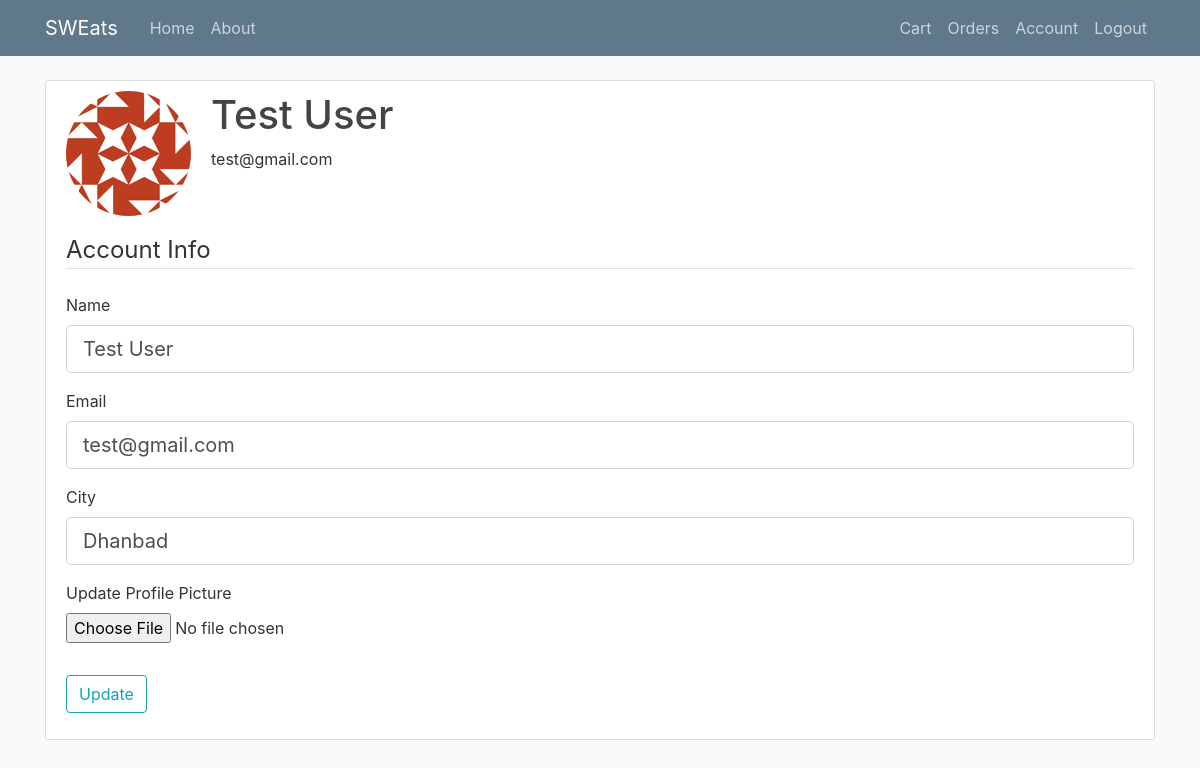
Screenshot of /account (signed in) with the database file from the repository.
### sweats/models.py (models this page shows, shortened)
class Customer(db.Model, UserMixin):
    __tablename__= 'customers'
    id = db.Column(db.Integer , primary_key=True)
    name = db.Column(db.String(20), nullable=False)
    email = db.Column(db.String(120), unique=True, nullable=False)
    password = db.Column(db.String(60), nullable=False)
    image_file = db.Column(db.String(20), nullable=False, default='default.png')
    city = db.Column(db.String(20), nullable=False)
    admin = db.Column(db.Boolean, nullable=False, default=False)
    orders = db.relationship('Order' , backref='owner' , lazy=True)
    cart_items = db.relationship('CartItem', backref='owner', lazy=True)

### sweats/routes/customer_routes.py (the view)
@app.route('/account', methods=['GET', 'POST'])
@login_required
def account():
    form = UpdateAccountForm()
    if form.validate_on_submit():
        if form.picture.data:
            if current_user.image_file != 'default.png':
                delete_old_picture(current_user.image_file, 'profile_pics')
            picture_file = save_picture(form.picture.data, "static/profile_pics", 125, 125)
            current_user.image_file = picture_file
        current_user.name = form.name.data
        current_user.email = form.email.data
        current_user.city = form.city.data
        db.session.commit()
        flash('Account updated successfully!', 'success')
        return redirect(url_for('account'))
    elif request.method == 'GET':
        form.name.data = current_user.name
        form.email.data = current_user.email
        form.city.data = current_user.city
    image_file = url_for('static', filename='profile_pics/' + current_user.image_file)
    return render_template('account.html', title='Account', image_file=image_file, form=form)

### sweats/forms.py (shortened to what this page needs)
class UpdateAccountForm(FlaskForm):
    name = StringField('Name', validators=[DataRequired(), Length(min=2, max=20)])
    email = StringField('Email', validators=[DataRequired(), Email()])
    city = StringField('City', validators=[DataRequired(), Length(min=2, max=20)])
    picture = FileField('Update Profile Picture', validators=[FileAllowed(['jpg','png'])])
    submit = SubmitField('Update')

### sweats/models.py (called while the page is built)
@login_manager.user_loader
def load_user(user_id):
    return Customer.query.get(int(user_id))

### sweats/templates/account.html (shortened to what this page needs)
{% extends "layout.html" %}
{% block content %}
    <div class="content-section">
        <div class="media">
            <img class="rounded-circle account-img" src="{{ image_file }}">
            <div class="media-body">
                <h2 class="account-heading">{{ current_user.name }}</h2>
                <p class="text-secondry">{{ current_user.email }}</p>
            </div>
        </div>
        <form method="POST" action="" enctype="multipart/form-data">
            <fieldset class="form-group">
                <legend class="border-bottom mb-4">Account Info</legend>
                <div class="form-group">
                    {{ form.name.label(class="form-control-label") }}
                    {% if form.name.errors %}
                        {{ form.name(class="form-control form-control-lg is-invalid") }}
                        <div class="invalid-feedback">
                            {% for error in form.name.errors %}
                                <span>{{ error }}</span>
                            {% endfor %}
                        </div>
                    {% else %}
                        {{ form.name(class="form-control form-control-lg") }}
                    {% endif %}
                </div>
                <div class="form-group">
                    {{ form.email.label(class="form-control-label") }}
                    {% if form.email.errors %}
                        {{ form.email(class="form-control form-control-lg is-invalid") }}
                        <div class="invalid-feedback">
                            {% for error in form.email.errors %}
                                <span> {{ error }} </span>
                            {% endfor %}
                        </div>
                    {% else %}
                        {{ form.email(class="form-control form-control-lg") }}
                    {% endif %}
                </div>
                <div class="form-group">
                    {{ form.city.label(class="form-control-label") }}
                    {% if form.city.errors %}
                        {{ form.city(class="form-control form-control-lg is-invalid") }}
                        <div class="invalid-feedback">
                            {% for error in form.city.errors %}
                                <span>{{ error }}</span>
                            {% endfor %}
                        </div>
                    {% else %}
                        {{ form.city(class="form-control form-control-lg") }}
                    {% endif %}
                </div>
                <div class="form-group">
                    {{ form.picture.label() }}
                    {{ form.picture(class="form-control-file") }}
                </div>
            </fieldset>
            <div class="form-group">
                {{ form.submit(class="btn btn-outline-info") }}
            </div>
        </form>
    </div>
{% endblock content %}

### sweats/static/main.css (style rules this page uses)
body { background: #fafafa; color: #333333; margin-top: 5rem; }
h1, h2, h3, h4, h5, h6 { color: #444444; }
.content-section { background: #ffffff; padding: 10px 20px; border: 1px solid #dddddd; border-radius: 3px; margin-bottom: 20px; }
.account-img { height: 125px; width: 125px; margin-right: 20px; margin-bottom: 16px; }
.account-heading { font-size: 2.5rem; }

### rows the page displays
Customer: name "Test User", email "test@gmail.com", city "Dhanbad"
